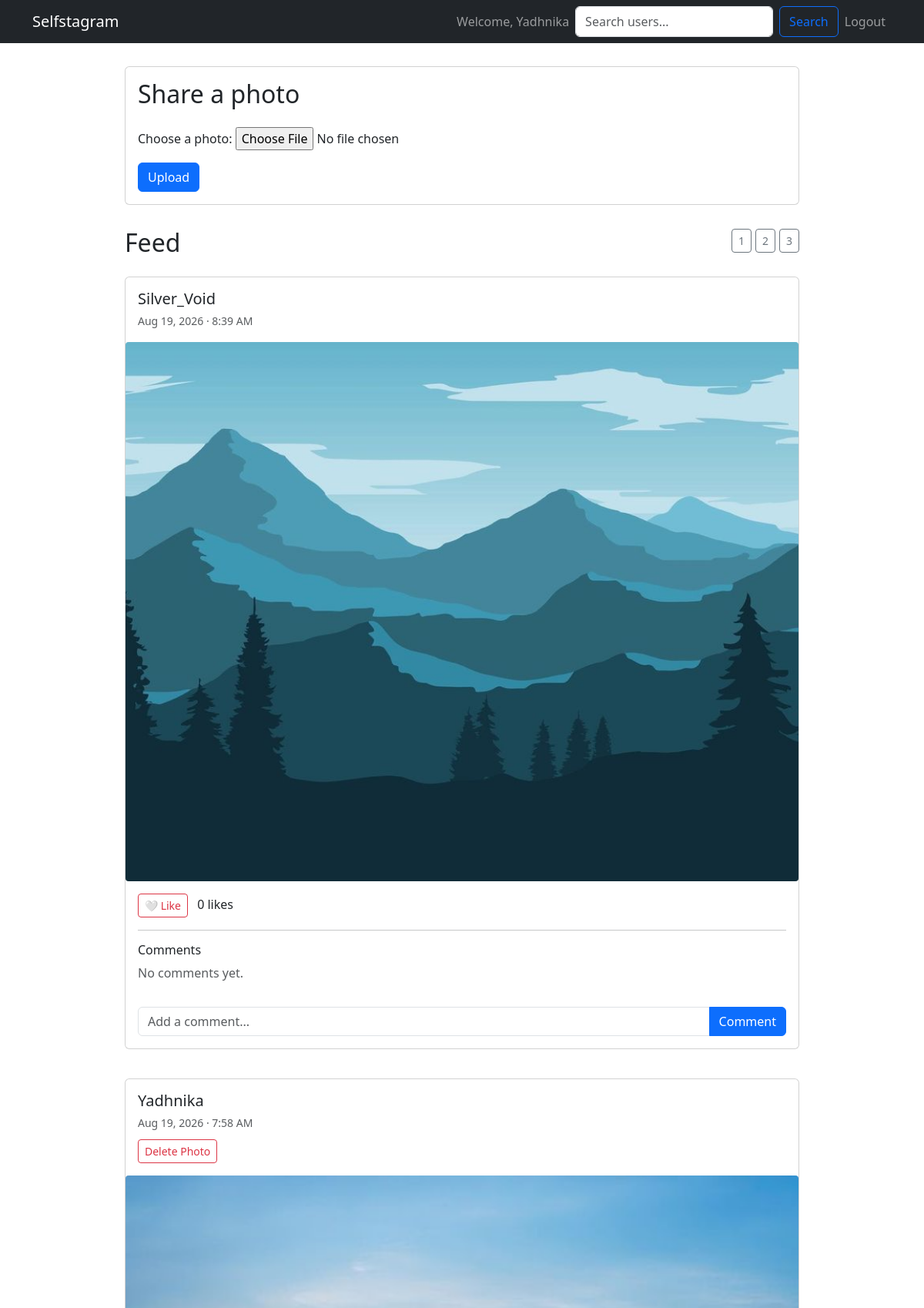
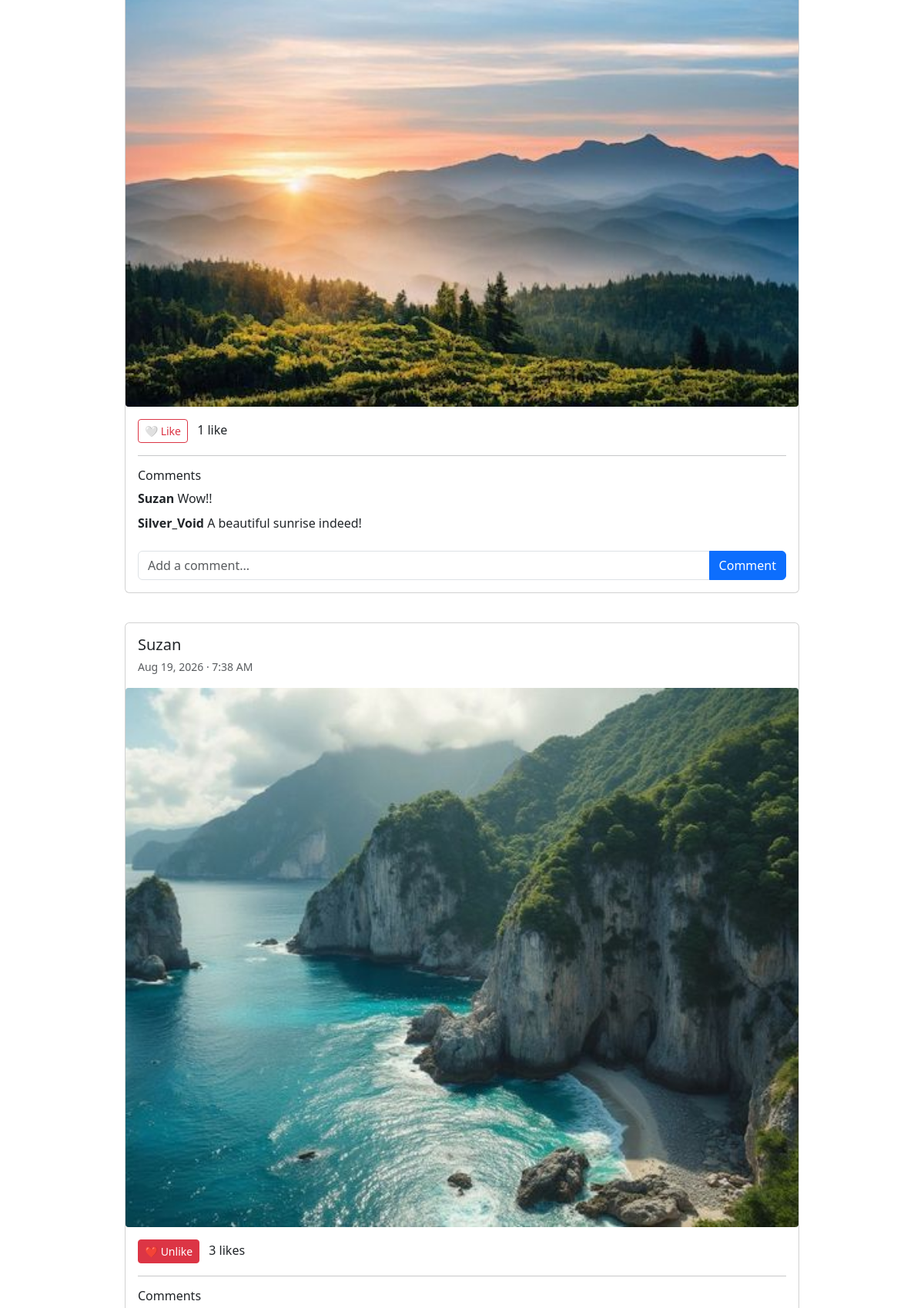
Screenshot of / (signed in, upper part) with the database file from the repository (2 pictures, top to bottom).
### myapp/models.py (models this page shows, shortened)
class Image(models.Model):
    user = models.ForeignKey(User, on_delete=models.CASCADE, related_name="images")
    photo = models.ImageField(upload_to="Images")
    date = models.DateTimeField(auto_now_add=True)

class Comment(models.Model):
    user = models.ForeignKey(User, on_delete=models.CASCADE, related_name="comments")
    image = models.ForeignKey(Image, on_delete=models.CASCADE, related_name="comments")
    text = models.CharField(max_length=500)
    date = models.DateTimeField(auto_now_add=True)
    class Meta:
        ordering = ["date"]

### myapp/views.py (the view)
# urls.py: path('', views.home, name='home'),  # This will require login due to @login_required
@login_required
def home(request):
    if request.method == "POST":
        form = ImageForm(request.POST, request.FILES)
        if form.is_valid():
            picture = form.save(commit=False)
            picture.user = request.user
            picture.save()
            return redirect("home")
    else:
        form = ImageForm()
    images = (
        Image.objects
        .select_related("user")
        .prefetch_related("likes", "comments__user")
        .order_by("-date")
    )
    paginator = Paginator(images, 12)
    page_number = request.GET.get("page")
    page_obj = paginator.get_page(page_number)
    liked_image_ids = set(
        Like.objects.filter(
            user=request.user,
            image__in=page_obj.object_list
        ).values_list("image_id", flat=True)
    )
    return render(
        request,
        "myapp/home.html",
        {
            "img": page_obj.object_list,
            "form": form,
            "liked_image_ids": liked_image_ids,
            "page_obj": page_obj,
        },
    )

### myapp/forms.py
class ImageForm(forms.ModelForm):
    class Meta:
        model = Image
        fields = ['photo']
        labels = {'photo': 'Choose a photo'}

### myapp/templates/myapp/home.html (shortened to what this page needs)
{% extends "base.html" %}
{% block content %}
<div class="container feed-container">
    <div class="card upload-card">
        <div class="card-body">
            <h2 class="mb-4">Share a photo</h2>
            <form method="POST" enctype="multipart/form-data">
                {{ form.as_p }}
                <button type="submit" class="btn btn-primary">
                    Upload
                </button>
            </form>
        </div>
    </div>
    <div class="d-flex justify-content-between align-items-center mb-3">
        <h2>Feed</h2>
        <div class="layout-buttons">
            <button
                type="button"
                class="btn btn-outline-secondary btn-sm"
                onclick="setGrid(1)">
                1
            </button>
            <button
                type="button"
                class="btn btn-outline-secondary btn-sm"
                onclick="setGrid(2)">
                2
            </button>
            <button
                type="button"
                class="btn btn-outline-secondary btn-sm"
                onclick="setGrid(3)">
                3
            </button>
        </div>
    </div>
    {% if img %}
        <div id="photoGrid" class="photo-grid grid-1">
            {% for image in img %}
                <div class="grid-item">
                    <div class="card post-card">
                        <div class="card-body">
                            <h5 class="mb-1">
                                <a
                                    href="{% url 'profile' image.user.username %}"
                                    class="username-link">
                                    {{ image.user.username }}
                                </a>
                            </h5>
                            <small class="text-muted">
                                {{ image.date|date:"M d, Y · g:i A" }}
                            </small>
                            {% if image.user == request.user %}
                                <form
                                    method="POST"
                                    action="{% url 'delete_image' image.id %}"
                                    class="delete-photo-form"
                                    onsubmit="return confirm('Are you sure you want to delete this photo?');">
                                    <button
                                        type="submit"
                                        class="btn btn-outline-danger btn-sm">
                                        Delete Photo
                                    </button>
                                </form>
                            {% endif %}
                        </div>
                        <img
                            src="{{ image.photo.url }}"
                            class="post-image"
                            alt="Photo uploaded by {{ image.user.username }}">
                        <div class="card-body">
                            <form
                                method="POST"
                                action="{% url 'toggle_like' image.id %}"
                                class="d-inline">
                                {% if image.id in liked_image_ids %}
                                    <button
                                        type="submit"
                                        class="btn btn-danger btn-sm">
                                        ❤️ Unlike
                                    </button>
                                {% else %}
                                    <button
                                        type="submit"
                                        class="btn btn-outline-danger btn-sm">
                                        🤍 Like
                                    </button>
                                {% endif %}
                            </form>
                            <span class="ms-2">
                                {{ image.likes.count }}
                                like{{ image.likes.count|pluralize }}
                            </span>
                            <hr>
                            <h6>Comments</h6>
                            <div class="comments-section">
                                {% for comment in image.comments.all %}
                                <div class="comment">
                                    <strong>
                                        {{ comment.user.username }}
                                    </strong>
                                    {{ comment.text }}
                                </div>
                            {% empty %}
                                <p class="text-muted">
                                    No comments yet.
                                </p>
                            {% endfor %}
                            </div>
                            <form
                                method="POST"
                                action="{% url 'add_comment' image.id %}"
                                class="mt-3">
                                <div class="input-group">
                                    <input
                                        type="text"
                                        name="text"
                                        class="form-control"
                                        placeholder="Add a comment..."
                                        maxlength="500"
                                        required>
                                    <button
                                        type="submit"
                                        class="btn btn-primary">
                                        Comment
                                    </button>
                                </div>
                            </form>
                        </div>
                    </div>
                </div>
            {% endfor %}
        </div>
    {% else %}
        <div class="alert alert-secondary">
            No photos have been uploaded yet.
        </div>
    {% endif %}
</div>
{% endblock %}

### myapp/templates/base.html (shortened to what this page needs)
<!DOCTYPE html>
<html lang="en">
<head>
    <link href="https://cdn.jsdelivr.net/npm/bootstrap@5.3.0/dist/css/bootstrap.min.css" rel="stylesheet">
</head>
<body>
    <nav class="navbar navbar-expand-lg navbar-dark bg-dark">
        <div class="container">
            <a class="navbar-brand" href="{% url 'home' %}">Selfstagram</a>
            <div class="collapse navbar-collapse" id="navbarNav">
                <ul class="navbar-nav ms-auto">
                    {% if user.is_authenticated %}
                        <li class="nav-item">
                            <span class="nav-link">Welcome, {{ user.username }}</span>
                        </li>
                         <form method="GET" action="{% url 'search_users' %}" class="d-flex">
    <input
        type="search"
        name="q"
        class="form-control me-2"
        placeholder="Search users..."
        value="{{ request.GET.q }}"
    >
    <button type="submit" class="btn btn-outline-primary">
        Search
    </button>
</form>
                        <li class="nav-item">
                            <form method="post" action="{% url 'logout' %}" class="d-inline">
                                <button type="submit" class="btn btn-link nav-link">Logout</button>
                            </form>
                        </li>
                    {% endif %}
                </ul>
            </div>
        </div>
    </nav>
    {% block content %}
    {% endblock %}
</body>
</html>

### myapp/templates/myapp/home.html (style rules this page uses)
.feed-container { max-width: 900px; margin: 30px auto; }
.upload-card { margin-bottom: 30px; }
.post-card { margin-bottom: 30px; }
.post-image { width: 100%; max-height: 700px; object-fit: contain; background: #f5f5f5; }
.username-link { text-decoration: none; color: inherit; }
.comment { margin-bottom: 8px; }
.grid-1 .grid-item { width: 100%; }
.photo-grid { display: flex; flex-wrap: wrap; margin: -4px; }
.grid-item { padding: 4px; }
.grid-item img { width: 100%; aspect-ratio: 1 / 1; object-fit: cover; display: block; border-radius: 4px; }
.layout-buttons { display: flex; justify-content: flex-end; gap: 5px; margin-bottom: 15px; }
.delete-photo-form { margin-top: 10px; }
.comments-section { max-height: 250px; overflow-y: auto; padding-right: 8px; }

### rows the page displays
Image: user.username "Silver_Void", date "Aug 19, 2026 · 8:39 AM", photo (picture), shows "🤍 Like", likes.count "0"
Image: user.username "Yadhnika", date "Aug 19, 2026 · 7:58 AM", shows "Delete Photo", photo (picture), shows "🤍 Like", likes.count "1"
Comment: user.username "Suzan", text "Wow!!"
Comment: user.username "Silver_Void", text "A beautiful sunrise indeed!"
Image: user.username "Suzan", date "Aug 19, 2026 · 7:38 AM", photo (picture), shows "❤️ Unlike", likes.count "3"

### other values shown
{{ user.username }} "Yadhnika"
